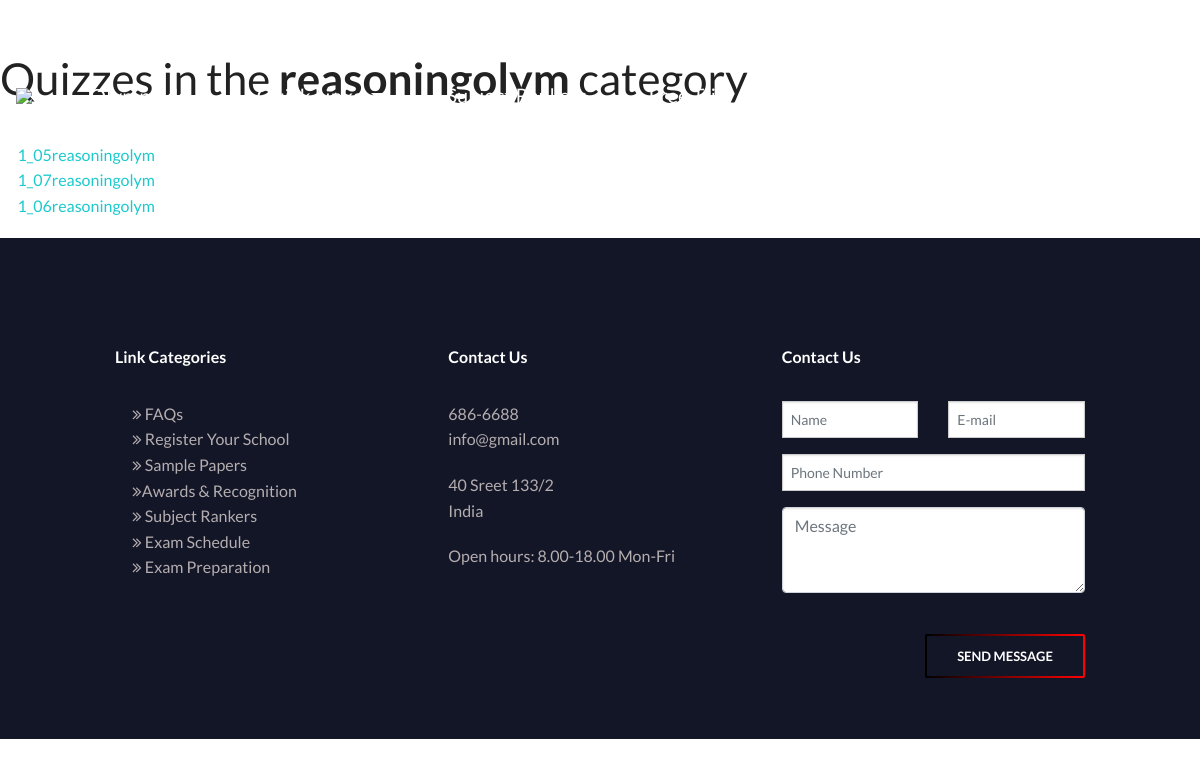
The page /category/reasoningolym/ on the database as committed earlier.
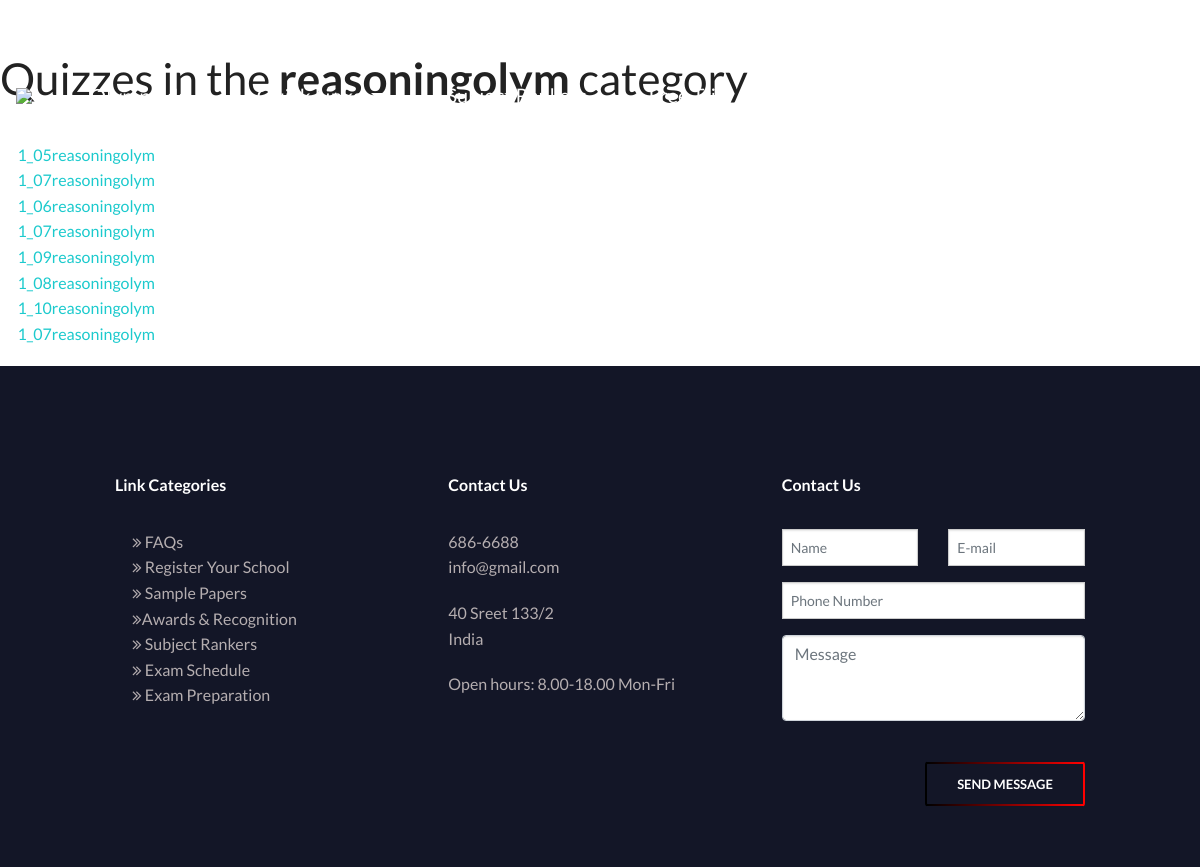
The same page on the database as committed later.
### quiz/models.py (models this page shows, shortened)
class Quiz(models.Model):
    title = models.CharField(
        verbose_name=_("Title"),
        max_length=60, blank=False)
    url = models.SlugField(
        max_length=60, blank=False,
        help_text=_("a user friendly url"),
        verbose_name=_("user friendly url"))
    category = models.ForeignKey(
        Category, null=True, blank=True,
        verbose_name=_("Category"), on_delete=models.CASCADE)
    standard = models.ForeignKey(
            Standard, null=True, blank=True,
            verbose_name=_("Standard"), on_delete=models.CASCADE)
    random_order = models.BooleanField(
        blank=False, default=False,
        verbose_name=_("Random Order"),
        help_text=_("Display the questions in "
                    "a random order or as they "
                    "are set?"))
    max_questions = models.PositiveIntegerField(
        blank=True, null=True, verbose_name=_("Max Questions"),
        help_text=_("Number of questions to be answered on each attempt."))
    answers_at_end = models.BooleanField(
        blank=False, default=False,
        help_text=_("Correct answer is NOT shown after question."
                    " Answers displayed at the end."),
        verbose_name=_("Answers at end"))
    exam_paper = models.BooleanField(
        blank=False, default=False,
        help_text=_("If yes, the result of each"
                    " attempt by a user will be"
                    " stored. Necessary for marking."),
        verbose_name=_("Exam Paper"))
    single_attempt = models.BooleanField(
        blank=False, default=False,
        help_text=_("If yes, only one attempt by"
                    " a user will be permitted."
                    " Non users cannot sit this exam."),
        verbose_name=_("Single Attempt"))
    pass_mark = models.SmallIntegerField(
        blank=True, default=0,
        verbose_name=_("Pass Mark"),
        help_text=_("Percentage required to pass exam."),
        validators=[MaxValueValidator(100)])
    draft = models.BooleanField(
        blank=True, default=False,
        verbose_name=_("Draft"),
        help_text=_("If yes, the quiz is not displayed"
                    " in the quiz list and can only be"
                    " taken by users who can edit"
                    " quizzes."))
    ispaid =  models.BooleanField(blank=True, default=False, help_text=_("If yes, than  quiz is subscribed by user"))
    ispaid_final =  models.BooleanField(blank=True, default=False, help_text=_("If yes, than  quiz is subscribed by user"))
    class Meta:
        verbose_name = _("Quiz")
        verbose_name_plural = _("Quizzes")

### quiz/views.py (the view)
class ViewQuizListByCategory(ListView):
    model = Quiz
    template_name = 'view_quiz_category.html'
    def dispatch(self, request, *args, **kwargs):
        self.category = get_object_or_404(
            Category,
            category=self.kwargs['category_name']
        )
        return super(ViewQuizListByCategory, self).\
            dispatch(request, *args, **kwargs)
    def get_context_data(self, **kwargs):
        context = super(ViewQuizListByCategory, self)\
            .get_context_data(**kwargs)
        context['category'] = self.category
        return context
    def get_queryset(self):
        queryset = super(ViewQuizListByCategory, self).get_queryset()
        return queryset.filter(category=self.category, draft=False)

### quiz/templates/view_quiz_category.html (shortened to what this page needs)
{% extends 'base.html' %}
{% load i18n %}
{% block body %}
<h1>{% trans "Quizzes in the" %} <strong>{{ category.category }} </strong>{% trans "category" %}</h1>
  {% with object_list as quizzes %}
    {% if quizzes %}
        <ul>
        {% for quiz in quizzes %}
            <li>
			  <a href="{% url 'quiz_question' quiz_name=quiz.url %}">
				{{ quiz.title }}
			  </a>
			</li>
        {% endfor %}
        </ul>
    {% else %}
        <p>{% trans "There are no quizzes" %}</p>
    {% endif %}
  {% endwith %}
{% endblock %}

Rows that differ between the two databases and show on the page:
added Quiz: title "1_07reasoningolym"
added Quiz: title "1_09reasoningolym"
added Quiz: title "1_08reasoningolym"
added Quiz: title "1_10reasoningolym"
added Quiz: title "1_07reasoningolym"
